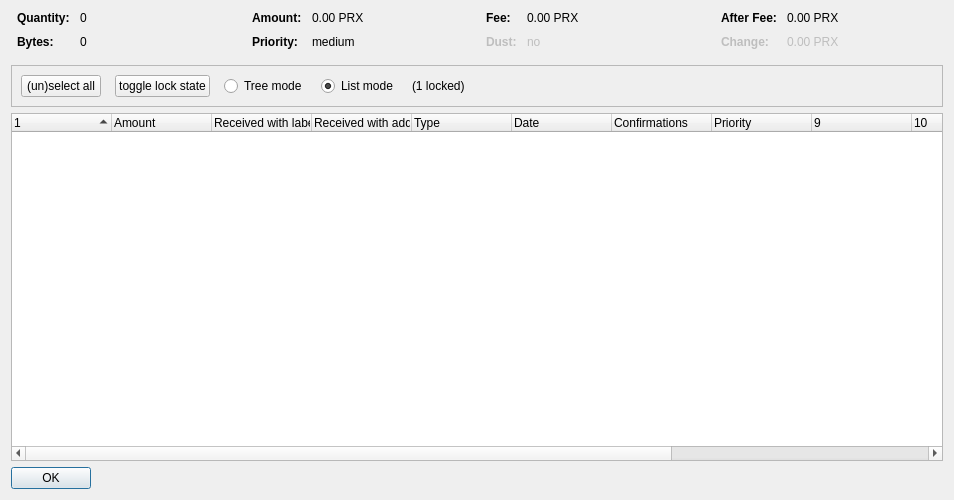
<?xml version="1.0" encoding="UTF-8"?>
<ui version="4.0">
 <class>CoinControlDialog</class>
 <widget class="QDialog" name="CoinControlDialog">
  <property name="geometry">
   <rect>
    <x>0</x>
    <y>0</y>
    <width>954</width>
    <height>500</height>
   </rect>
  </property>
  <property name="windowTitle">
   <string>Coin Selection</string>
  </property>
  <layout class="QVBoxLayout" name="verticalLayout">
   <item>
    <layout class="QHBoxLayout" name="horizontalLayoutTop" stretch="0,0,0,0">
     <property name="topMargin">
      <number>0</number>
     </property>
     <property name="bottomMargin">
      <number>10</number>
     </property>
     <item>
      <layout class="QFormLayout" name="formLayoutCoinControl1">
       <property name="horizontalSpacing">
        <number>10</number>
       </property>
       <property name="verticalSpacing">
        <number>10</number>
       </property>
       <property name="leftMargin">
        <number>6</number>
       </property>
       <property name="rightMargin">
        <number>6</number>
       </property>
       <item row="0" column="0">
        <widget class="QLabel" name="labelCoinControlQuantityText">
         <property name="font">
          <font>
           <weight>75</weight>
           <bold>true</bold>
          </font>
         </property>
         <property name="text">
          <string>Quantity:</string>
         </property>
        </widget>
       </item>
       <item row="0" column="1">
        <widget class="QLabel" name="labelCoinControlQuantity">
         <property name="cursor">
          <cursorShape>IBeamCursor</cursorShape>
         </property>
         <property name="contextMenuPolicy">
          <enum>Qt::ActionsContextMenu</enum>
         </property>
         <property name="text">
          <string notr="true">0</string>
         </property>
         <property name="textInteractionFlags">
          <set>Qt::LinksAccessibleByMouse|Qt::TextSelectableByKeyboard|Qt::TextSelectableByMouse</set>
         </property>
        </widget>
       </item>
       <item row="1" column="0">
        <widget class="QLabel" name="labelCoinControlBytesText">
         <property name="font">
          <font>
           <weight>75</weight>
           <bold>true</bold>
          </font>
         </property>
         <property name="text">
          <string>Bytes:</string>
         </property>
        </widget>
       </item>
       <item row="1" column="1">
        <widget class="QLabel" name="labelCoinControlBytes">
         <property name="cursor">
          <cursorShape>IBeamCursor</cursorShape>
         </property>
         <property name="contextMenuPolicy">
          <enum>Qt::ActionsContextMenu</enum>
         </property>
         <property name="text">
          <string notr="true">0</string>
         </property>
         <property name="textInteractionFlags">
          <set>Qt::LinksAccessibleByMouse|Qt::TextSelectableByKeyboard|Qt::TextSelectableByMouse</set>
         </property>
        </widget>
       </item>
      </layout>
     </item>
     <item>
      <layout class="QFormLayout" name="formLayoutCoinControl2">
       <property name="horizontalSpacing">
        <number>10</number>
       </property>
       <property name="verticalSpacing">
        <number>10</number>
       </property>
       <property name="leftMargin">
        <number>6</number>
       </property>
       <property name="rightMargin">
        <number>6</number>
       </property>
       <item row="0" column="0">
        <widget class="QLabel" name="labelCoinControlAmountText">
         <property name="font">
          <font>
           <weight>75</weight>
           <bold>true</bold>
          </font>
         </property>
         <property name="text">
          <string>Amount:</string>
         </property>
        </widget>
       </item>
       <item row="0" column="1">
        <widget class="QLabel" name="labelCoinControlAmount">
         <property name="cursor">
          <cursorShape>IBeamCursor</cursorShape>
         </property>
         <property name="contextMenuPolicy">
          <enum>Qt::ActionsContextMenu</enum>
         </property>
         <property name="text">
          <string notr="true">0.00 PRX</string>
         </property>
         <property name="textInteractionFlags">
          <set>Qt::LinksAccessibleByMouse|Qt::TextSelectableByKeyboard|Qt::TextSelectableByMouse</set>
         </property>
        </widget>
       </item>
       <item row="1" column="0">
        <widget class="QLabel" name="labelCoinControlPriorityText">
         <property name="font">
          <font>
           <weight>75</weight>
           <bold>true</bold>
          </font>
         </property>
         <property name="text">
          <string>Priority:</string>
         </property>
        </widget>
       </item>
       <item row="1" column="1">
        <widget class="QLabel" name="labelCoinControlPriority">
         <property name="cursor">
          <cursorShape>IBeamCursor</cursorShape>
         </property>
         <property name="contextMenuPolicy">
          <enum>Qt::ActionsContextMenu</enum>
         </property>
         <property name="text">
          <string>medium</string>
         </property>
         <property name="textInteractionFlags">
          <set>Qt::LinksAccessibleByMouse|Qt::TextSelectableByKeyboard|Qt::TextSelectableByMouse</set>
         </property>
        </widget>
       </item>
      </layout>
     </item>
     <item>
      <layout class="QFormLayout" name="formLayoutCoinControl3">
       <property name="horizontalSpacing">
        <number>10</number>
       </property>
       <property name="verticalSpacing">
        <number>10</number>
       </property>
       <property name="leftMargin">
        <number>6</number>
       </property>
       <property name="rightMargin">
        <number>6</number>
       </property>
       <item row="0" column="0">
        <widget class="QLabel" name="labelCoinControlFeeText">
         <property name="font">
          <font>
           <weight>75</weight>
           <bold>true</bold>
          </font>
         </property>
         <property name="text">
          <string>Fee:</string>
         </property>
        </widget>
       </item>
       <item row="0" column="1">
        <widget class="QLabel" name="labelCoinControlFee">
         <property name="cursor">
          <cursorShape>IBeamCursor</cursorShape>
         </property>
         <property name="contextMenuPolicy">
          <enum>Qt::ActionsContextMenu</enum>
         </property>
         <property name="text">
          <string notr="true">0.00 PRX</string>
         </property>
         <property name="textInteractionFlags">
          <set>Qt::LinksAccessibleByMouse|Qt::TextSelectableByKeyboard|Qt::TextSelectableByMouse</set>
         </property>
        </widget>
       </item>
       <item row="1" column="0">
        <widget class="QLabel" name="labelCoinControlLowOutputText">
         <property name="enabled">
          <bool>false</bool>
         </property>
         <property name="font">
          <font>
           <weight>75</weight>
           <bold>true</bold>
          </font>
         </property>
         <property name="text">
          <string>Dust:</string>
         </property>
        </widget>
       </item>
       <item row="1" column="1">
        <widget class="QLabel" name="labelCoinControlLowOutput">
         <property name="enabled">
          <bool>false</bool>
         </property>
         <property name="cursor">
          <cursorShape>IBeamCursor</cursorShape>
         </property>
         <property name="contextMenuPolicy">
          <enum>Qt::ActionsContextMenu</enum>
         </property>
         <property name="text">
          <string>no</string>
         </property>
         <property name="textInteractionFlags">
          <set>Qt::LinksAccessibleByMouse|Qt::TextSelectableByKeyboard|Qt::TextSelectableByMouse</set>
         </property>
        </widget>
       </item>
      </layout>
     </item>
     <item>
      <layout class="QFormLayout" name="formLayoutCoinControl4">
       <property name="horizontalSpacing">
        <number>10</number>
       </property>
       <property name="verticalSpacing">
        <number>10</number>
       </property>
       <property name="leftMargin">
        <number>6</number>
       </property>
       <property name="rightMargin">
        <number>6</number>
       </property>
       <item row="0" column="0">
        <widget class="QLabel" name="labelCoinControlAfterFeeText">
         <property name="font">
          <font>
           <weight>75</weight>
           <bold>true</bold>
          </font>
         </property>
         <property name="text">
          <string>After Fee:</string>
         </property>
        </widget>
       </item>
       <item row="0" column="1">
        <widget class="QLabel" name="labelCoinControlAfterFee">
         <property name="cursor">
          <cursorShape>IBeamCursor</cursorShape>
         </property>
         <property name="contextMenuPolicy">
          <enum>Qt::ActionsContextMenu</enum>
         </property>
         <property name="text">
          <string notr="true">0.00 PRX</string>
         </property>
         <property name="textInteractionFlags">
          <set>Qt::LinksAccessibleByMouse|Qt::TextSelectableByKeyboard|Qt::TextSelectableByMouse</set>
         </property>
        </widget>
       </item>
       <item row="1" column="0">
        <widget class="QLabel" name="labelCoinControlChangeText">
         <property name="enabled">
          <bool>false</bool>
         </property>
         <property name="font">
          <font>
           <weight>75</weight>
           <bold>true</bold>
          </font>
         </property>
         <property name="text">
          <string>Change:</string>
         </property>
        </widget>
       </item>
       <item row="1" column="1">
        <widget class="QLabel" name="labelCoinControlChange">
         <property name="enabled">
          <bool>false</bool>
         </property>
         <property name="cursor">
          <cursorShape>IBeamCursor</cursorShape>
         </property>
         <property name="contextMenuPolicy">
          <enum>Qt::ActionsContextMenu</enum>
         </property>
         <property name="text">
          <string notr="true">0.00 PRX</string>
         </property>
         <property name="textInteractionFlags">
          <set>Qt::LinksAccessibleByMouse|Qt::TextSelectableByKeyboard|Qt::TextSelectableByMouse</set>
         </property>
        </widget>
       </item>
      </layout>
     </item>
    </layout>
   </item>
   <item>
    <widget class="QFrame" name="frame">
     <property name="minimumSize">
      <size>
       <width>0</width>
       <height>40</height>
      </size>
     </property>
     <property name="frameShape">
      <enum>QFrame::StyledPanel</enum>
     </property>
     <property name="frameShadow">
      <enum>QFrame::Sunken</enum>
     </property>
     <layout class="QHBoxLayout" name="horizontalLayout">
      <item>
       <layout class="QHBoxLayout" name="horizontalLayoutPanel" stretch="0,0,0,0,0,0">
        <property name="spacing">
         <number>14</number>
        </property>
        <item>
         <widget class="QPushButton" name="pushButtonSelectAll">
          <property name="sizePolicy">
           <sizepolicy hsizetype="Maximum" vsizetype="Fixed">
            <horstretch>0</horstretch>
            <verstretch>0</verstretch>
           </sizepolicy>
          </property>
          <property name="text">
           <string>(un)select all</string>
          </property>
          <property name="autoDefault">
           <bool>false</bool>
          </property>
         </widget>
        </item>
        <item>
         <widget class="QPushButton" name="pushButtonToggleLock">
          <property name="sizePolicy">
           <sizepolicy hsizetype="Maximum" vsizetype="Fixed">
            <horstretch>0</horstretch>
            <verstretch>0</verstretch>
           </sizepolicy>
          </property>
          <property name="text">
           <string>toggle lock state</string>
          </property>
          <property name="autoDefault">
           <bool>false</bool>
          </property>
         </widget>
        </item>
        <item>
         <widget class="QRadioButton" name="radioTreeMode">
          <property name="sizePolicy">
           <sizepolicy hsizetype="Maximum" vsizetype="Fixed">
            <horstretch>0</horstretch>
            <verstretch>0</verstretch>
           </sizepolicy>
          </property>
          <property name="text">
           <string>Tree mode</string>
          </property>
         </widget>
        </item>
        <item>
         <widget class="QRadioButton" name="radioListMode">
          <property name="sizePolicy">
           <sizepolicy hsizetype="Maximum" vsizetype="Fixed">
            <horstretch>0</horstretch>
            <verstretch>0</verstretch>
           </sizepolicy>
          </property>
          <property name="text">
           <string>List mode</string>
          </property>
          <property name="checked">
           <bool>true</bool>
          </property>
         </widget>
        </item>
        <item>
         <widget class="QLabel" name="labelLocked">
          <property name="text">
           <string>(1 locked)</string>
          </property>
         </widget>
        </item>
        <item>
         <spacer name="horizontalSpacer">
          <property name="orientation">
           <enum>Qt::Horizontal</enum>
          </property>
          <property name="sizeHint" stdset="0">
           <size>
            <width>40</width>
            <height>20</height>
           </size>
          </property>
         </spacer>
        </item>
       </layout>
      </item>
     </layout>
    </widget>
   </item>
   <item>
    <widget class="CoinControlTreeWidget" name="treeWidget">
     <property name="contextMenuPolicy">
      <enum>Qt::CustomContextMenu</enum>
     </property>
     <property name="sortingEnabled">
      <bool>false</bool>
     </property>
     <property name="columnCount">
      <number>13</number>
     </property>
     <attribute name="headerShowSortIndicator" stdset="0">
      <bool>true</bool>
     </attribute>
     <attribute name="headerStretchLastSection">
      <bool>false</bool>
     </attribute>
     <column>
      <property name="text">
       <string/>
      </property>
     </column>
     <column>
      <property name="text">
       <string>Amount</string>
      </property>
     </column>
     <column>
      <property name="text">
       <string>Received with label</string>
      </property>
     </column>
     <column>
      <property name="text">
       <string>Received with address</string>
      </property>
     </column>
     <column>
      <property name="text">
	<string>Type</string>
      </property>
     </column>
     <column>
      <property name="text">	 
       <string>Date</string>
      </property>
     </column>
     <column>
      <property name="text">
       <string>Confirmations</string>
      </property>
      <property name="toolTip">
       <string>Confirmed</string>
      </property>
     </column>
     <column>
      <property name="text">
       <string>Priority</string>
      </property>
     </column>
     <column>
      <property name="text">
       <string/>
      </property>
     </column>
     <column>
      <property name="text">
       <string/>
      </property>
     </column>
     <column>
      <property name="text">
       <string/>
      </property>
     </column>
     <column>
      <property name="text">
       <string/>
      </property>
     </column>
     <column>
      <property name="text">
       <string/>
      </property>
     </column>
    </widget>
   </item>
   <item>
    <widget class="QDialogButtonBox" name="buttonBox">
     <property name="sizePolicy">
      <sizepolicy hsizetype="Maximum" vsizetype="Fixed">
       <horstretch>0</horstretch>
       <verstretch>0</verstretch>
      </sizepolicy>
     </property>
     <property name="orientation">
      <enum>Qt::Horizontal</enum>
     </property>
     <property name="standardButtons">
      <set>QDialogButtonBox::Ok</set>
     </property>
    </widget>
   </item>
  </layout>
 </widget>
 <customwidgets>
  <customwidget>
   <class>CoinControlTreeWidget</class>
   <extends>QTreeWidget</extends>
   <header>coincontroltreewidget.h</header>
  </customwidget>
 </customwidgets>
 <resources/>
 <connections/>
</ui>
